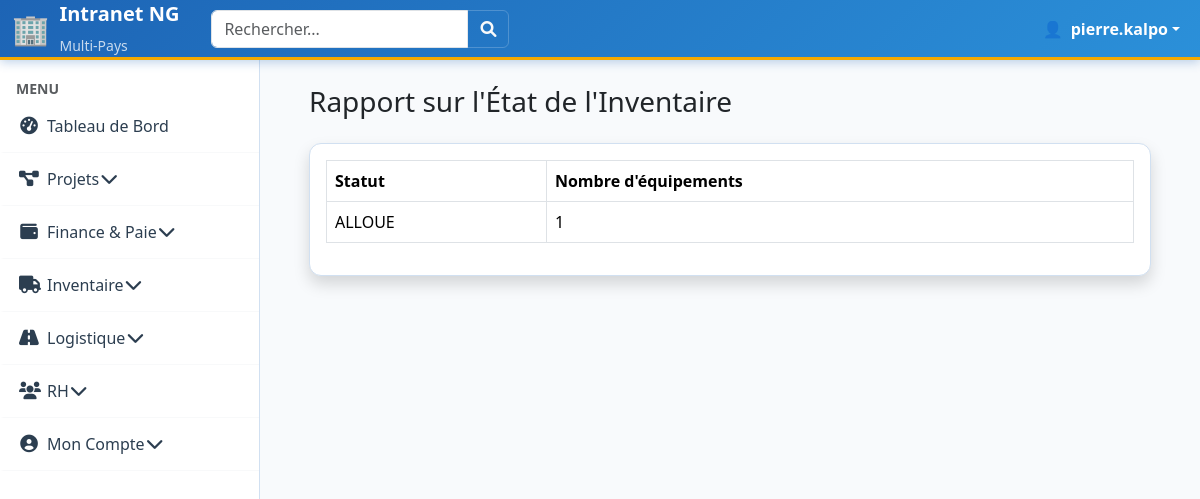
Screenshot of /reporting/inventory-status/ (signed in) with the database file from the repository.
### users/models.py (models this page shows, shortened)
class CustomUser(AbstractUser):
    phone_number = models.CharField(
        max_length=20, blank=True, null=True, verbose_name="Numéro de téléphone"
    )
    salaire_mensuel_base = models.DecimalField(
        max_digits=10, decimal_places=2, default=Decimal("0.00"), verbose_name=_("Salaire Mensuel de Base")
    )
    statut_actuel = models.CharField(
        max_length=20,
        choices=EMPLOYEE_STATUS_CHOICES,
        default="ACTIF",
        verbose_name=_("Statut actuel"),
    )
    class Meta:
        verbose_name = "Employé"
        verbose_name_plural = "Employés"
    def is_team_lead_user(self):
        return self.groups.filter(name__iexact="Team_Lead").exists()
    def is_coordinator_user(self):
        user_roles = {r.lower() for r in self.get_active_role_names()}
        return (
            "coordinateur de projet" in user_roles or "coordinateur_de_projet" in user_roles
        )
    def is_field_team_user(self):
        user_roles = {r.lower() for r in self.get_active_role_names()}
        return "field team" in user_roles or "field_team" in user_roles
    @property
    def is_cm(self):
        user_roles = {r.lower() for r in self.get_active_role_names()}
        return "country manager" in user_roles or "country_manager" in user_roles
    @property
    def is_coordinator(self):
        return self.is_coordinator_user()
    @property
    def is_field_team(self):
        return self.is_field_team_user()
    @property
    def is_team_lead(self):
        return self.is_team_lead_user()
    @property
    def active_country_ids(self):
        if not self.is_authenticated:
            return []
        return list(
            self.assignments.filter(is_active=True, country__is_active=True)
            .values_list("country_id", flat=True)
            .distinct()
        )
    def get_active_role_names(self):
        if not self.is_authenticated:
            return set()
        return set(
            self.assignments.filter(
                is_active=True, country__is_active=True
            ).values_list("role__name", flat=True)
        )

### inventaire/models.py (models this page shows, shortened)
class Equipement(models.Model):
    STATUT_CHOICES = (
        ("EN_STOCK", _("En stock")),
        ("ALLOUE", _("Alloué")),
        ("EN_MAINTENANCE", _("En maintenance")),
        ("HORS_SERVICE", _("Hors service")),
    )
    nom_equipement = models.CharField(max_length=200, verbose_name=_("Nom de l'équipement"))
    numero_serie = models.CharField(max_length=200, unique=True, verbose_name=_("Numéro de série"))
    cout_achat = models.DecimalField(max_digits=10, decimal_places=2, verbose_name=_("Coût d'achat"))
    date_prochaine_inspection = models.DateField(verbose_name=_("Date de prochaine inspection"))
    statut = models.CharField(max_length=20, choices=STATUT_CHOICES, default="EN_STOCK", verbose_name=_("Statut"))
    class Meta:
        verbose_name = _("Équipement")
        verbose_name_plural = _("Équipements")

### reporting/views.py (the view)
# urls.py: path('inventory-status/', views.inventory_status_report_view, name='inventory_status_report'),
@login_required
def inventory_status_report_view(request):
    equipments_qs = Equipement.objects.values('statut').annotate(count=Count('statut'))
    context = {
        'equipments': equipments_qs,
    }
    return render(request, 'reporting/inventory_status_report.html', context)

### core/context_processors.py (called while the page is built)
def user_countries_processor(request):
    user = request.user
    countries = []
    active_country_ids = []
    if user.is_authenticated:
        active_country_ids = user.active_country_ids
        countries = Country.objects.filter(id__in=active_country_ids)
    return {
        "user_countries": countries,
        "active_country_ids": active_country_ids,  # Cette variable est maintenant toujours définie
    }

### reporting/templates/reporting/inventory_status_report.html (shortened to what this page needs)
{% extends 'core/base.html' %}
{% block content %}
<div class="container-fluid">
    <h1 class="h3 mb-4 text-gray-800">Rapport sur l'État de l'Inventaire</h1>
    <div class="card shadow mb-4">
        <div class="card-body">
            <div class="table-responsive">
                <table class="table table-bordered" id="dataTable" width="100%" cellspacing="0">
                    <thead>
                        <tr>
                            <th>Statut</th>
                            <th>Nombre d'équipements</th>
                        </tr>
                    </thead>
                    <tbody>
                        {% for equipment in equipments %}
                        <tr>
                            <td>{{ equipment.statut }}</td>
                            <td>{{ equipment.count }}</td>
                        </tr>
                        {% endfor %}
                    </tbody>
                </table>
            </div>
        </div>
    </div>
</div>
{% endblock %}

### core/templates/core/base.html (shortened to what this page needs)
{% load static %}
<!DOCTYPE html>
<html lang="fr">
<head>
    <link href="https://cdn.jsdelivr.net/npm/bootstrap@5.3.3/dist/css/bootstrap.min.css" rel="stylesheet">
    <link rel="stylesheet" href="https://cdnjs.cloudflare.com/ajax/libs/font-awesome/6.0.0-beta3/css/all.min.css">
</head>
<body>
    <nav class="navbar navbar-expand-lg navbar-custom fixed-top">
        <div class="container-fluid">
            <a class="navbar-brand fw-bold d-flex align-items-center" href="{% url 'home' %}">
                <span style="font-size: 1.5em; margin-right: 10px;">🏢</span>
                <div>
                    <div>Intranet NG</div>
                    <small class="opacity-75" style="font-size: 0.7em; font-weight: 400;">Multi-Pays</small>
                </div>
            </a>
            <form class="d-flex ms-3" role="search">
                <div class="input-group">
                    <input class="form-control" type="search" placeholder="Rechercher..." aria-label="Search">
                    <button class="btn btn-outline-light" type="submit" style="border-color: rgba(255,255,255,0.2);">
                        <i class="fas fa-search"></i>
                    </button>
                </div>
            </form>
            <div class="d-flex ms-auto">
                <ul class="navbar-nav">
                    {% if user.is_authenticated %}
                        <li class="nav-item dropdown">
                            <a class="nav-link dropdown-toggle d-flex align-items-center" href="#" role="button" data-bs-toggle="dropdown">
                                <span class="me-2">👤</span>
                                <strong>{{ user.username }}</strong>
                            </a>
                        </li>
                    {% else %}
                        <li class="nav-item">
                            <a class="nav-link" href="{% url 'login' %}">Connexion</a>
                        </li>
                    {% endif %}
                </ul>
            </div>
        </div>
    </nav>
    <div id="sidebar-wrapper">
        <ul class="sidebar-nav list-group list-group-flush">
            <li class="sidebar-item sidebar-title mt-3">
                <span class="text-uppercase text-muted small fw-bold px-3">Menu</span>
            </li>
            <li class="sidebar-item">
                <a class="sidebar-link {% if request.resolver_match.url_name == 'home' %}active{% endif %}" href="{% url 'home' %}">
                    <i class="fas fa-tachometer-alt me-2"></i> Tableau de Bord
                </a>
            </li>
            <li class="sidebar-item">
                <a class="sidebar-link" data-bs-toggle="collapse" href="#projets-collapse" role="button" aria-expanded="false" aria-controls="projets-collapse">
                    <i class="fas fa-project-diagram me-2"></i> Projets <i class="fas fa-chevron-down float-end"></i>
                </a>
            </li>
            {% if is_cm or is_coordinator or user.is_staff %}
            <li class="sidebar-item">
                <a class="sidebar-link {% if 'finance' in request.path %}active{% endif %}" data-bs-toggle="collapse" href="#finance-collapse" role="button" aria-expanded="false" aria-controls="finance-collapse">
                    <i class="fas fa-wallet me-2"></i> Finance & Paie <i class="fas fa-chevron-down float-end"></i>
                </a>
            </li>
            <li class="sidebar-item">
                <a class="sidebar-link {% if 'inventaire' in request.path %}active{% endif %}" data-bs-toggle="collapse" href="#inventaire-collapse" role="button" aria-expanded="false" aria-controls="inventaire-collapse">
                    <i class="fas fa-truck me-2"></i> Inventaire <i class="fas fa-chevron-down float-end"></i>
                </a>
            </li>
            <li class="sidebar-item">
                <a class="sidebar-link {% if 'logistique' in request.path %}active{% endif %}" data-bs-toggle="collapse" href="#logistique-collapse" role="button" aria-expanded="false" aria-controls="logistique-collapse">
                    <i class="fas fa-road me-2"></i> Logistique <i class="fas fa-chevron-down float-end"></i>
                </a>
            </li>
            <li class="sidebar-item">
                <a class="sidebar-link {% if 'rh' in request.path %}active{% endif %}" data-bs-toggle="collapse" href="#rh-collapse" role="button" aria-expanded="false" aria-controls="rh-collapse">
                    <i class="fas fa-users me-2"></i> RH <i class="fas fa-chevron-down float-end"></i>
                </a>
            </li>
            {% endif %}
            <li class="sidebar-item">
                <a class="sidebar-link" data-bs-toggle="collapse" href="#account-collapse" role="button" aria-expanded="false" aria-controls="account-collapse">
                    <i class="fas fa-user-circle me-2"></i> Mon Compte <i class="fas fa-chevron-down float-end"></i>
                </a>
            </li>
        </ul>
    </div>
    <div id="page-content-wrapper">
        <div class="container-fluid">
            <div id="mainContent">
                {% block content %}
                {% endblock %}
            </div>
        </div>
    </div>
</body>
</html>

### core/templates/core/base.html (style rules this page uses)
:root { --header-height: 60px; --sidebar-width: 260px; --primary-blue: #1D64B5; --secondary-blue: #2B90D9; --light-blue: #D1E0F1; --primary-orange: #F4A900; --accent-yellow: #FFD166; --sidebar-active-bg: var(--light-blue); --sidebar-active-text: var(--primary-blue); --content-bg: #f8fafc; --success-color: #27ae60; --warning-color: var(--primary-orange); --danger-color: #e74c3c; }
body { background-color: var(--content-bg); padding-top: var(--header-height); min-height: 100vh; font-family: 'Segoe UI', Tahoma, Geneva, Verdana, sans-serif; margin: 0; }
.navbar-custom { background: linear-gradient(135deg, var(--primary-blue) 0%, var(--secondary-blue) 100%) !important; border-bottom: 3px solid var(--primary-orange); box-shadow: 0 2px 10px rgba(29, 100, 181, 0.3); height: var(--header-height); position: fixed; top: 0; left: 0; right: 0; z-index: 1030; }
.navbar-custom .navbar-brand, .navbar-custom .nav-link { color: white !important; font-weight: 600; }
#sidebar-wrapper { position: fixed; top: var(--header-height); bottom: 0; left: 0; width: var(--sidebar-width); background: white; border-right: 1px solid var(--light-blue); z-index: 1020; overflow-y: auto; transition: transform 0.3s ease; }
.sidebar-link { display: flex; align-items: center; color: #2c3e50; text-decoration: none; font-weight: 500; padding: 14px 20px 14px 15px; border-left: 4px solid transparent; transition: all 0.3s ease; border-bottom: 1px solid #f8f9fa; }
.sidebar-link i { margin-right: 12px; width: 20px; text-align: center; font-size: 1.1em; }
#page-content-wrapper { margin-left: var(--sidebar-width); width: calc(100% - var(--sidebar-width)); padding: 25px; min-height: calc(100vh - var(--header-height)); background-color: var(--content-bg); transition: all 0.3s ease; margin-top: 0; }
.card { border: none; border-radius: 12px; box-shadow: 0 4px 15px rgba(29, 100, 181, 0.1); transition: all 0.3s ease; border: 1px solid var(--light-blue); }

### rows the page displays
CustomUser: username "pierre.kalpo"
Equipement: statut "ALLOUE", count "1"
